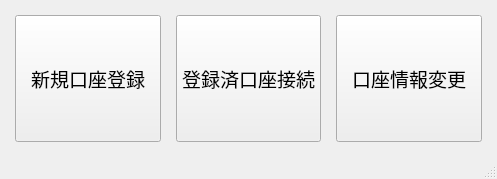
<?xml version="1.0" encoding="UTF-8"?>
<ui version="4.0">
 <class>MainWindow</class>
 <widget class="QMainWindow" name="MainWindow">
  <property name="geometry">
   <rect>
    <x>0</x>
    <y>0</y>
    <width>497</width>
    <height>179</height>
   </rect>
  </property>
  <property name="windowTitle">
   <string>AQS AdminSystem</string>
  </property>
  <widget class="QWidget" name="centralwidget">
   <property name="layoutDirection">
    <enum>Qt::LeftToRight</enum>
   </property>
   <layout class="QHBoxLayout" name="horizontalLayout">
    <property name="spacing">
     <number>15</number>
    </property>
    <property name="leftMargin">
     <number>15</number>
    </property>
    <property name="topMargin">
     <number>15</number>
    </property>
    <property name="rightMargin">
     <number>15</number>
    </property>
    <property name="bottomMargin">
     <number>15</number>
    </property>
    <item>
     <widget class="QPushButton" name="newbtn">
      <property name="sizePolicy">
       <sizepolicy hsizetype="Expanding" vsizetype="Expanding">
        <horstretch>0</horstretch>
        <verstretch>0</verstretch>
       </sizepolicy>
      </property>
      <property name="font">
       <font>
        <family>游明朝 Light</family>
        <pointsize>14</pointsize>
       </font>
      </property>
      <property name="text">
       <string>新規口座登録</string>
      </property>
      <property name="autoRepeat">
       <bool>false</bool>
      </property>
      <property name="default">
       <bool>false</bool>
      </property>
      <property name="flat">
       <bool>false</bool>
      </property>
     </widget>
    </item>
    <item>
     <widget class="QPushButton" name="loginbtn">
      <property name="sizePolicy">
       <sizepolicy hsizetype="Expanding" vsizetype="Expanding">
        <horstretch>0</horstretch>
        <verstretch>0</verstretch>
       </sizepolicy>
      </property>
      <property name="font">
       <font>
        <family>游明朝 Light</family>
        <pointsize>14</pointsize>
       </font>
      </property>
      <property name="text">
       <string>登録済口座接続</string>
      </property>
     </widget>
    </item>
    <item>
     <widget class="QPushButton" name="changebtn">
      <property name="sizePolicy">
       <sizepolicy hsizetype="Expanding" vsizetype="Expanding">
        <horstretch>0</horstretch>
        <verstretch>0</verstretch>
       </sizepolicy>
      </property>
      <property name="font">
       <font>
        <family>游明朝 Light</family>
        <pointsize>14</pointsize>
       </font>
      </property>
      <property name="text">
       <string>口座情報変更</string>
      </property>
     </widget>
    </item>
   </layout>
  </widget>
  <widget class="QMenuBar" name="menubar">
   <property name="geometry">
    <rect>
     <x>0</x>
     <y>0</y>
     <width>497</width>
     <height>22</height>
    </rect>
   </property>
  </widget>
  <widget class="QStatusBar" name="statusbar"/>
 </widget>
 <resources/>
 <connections/>
</ui>
